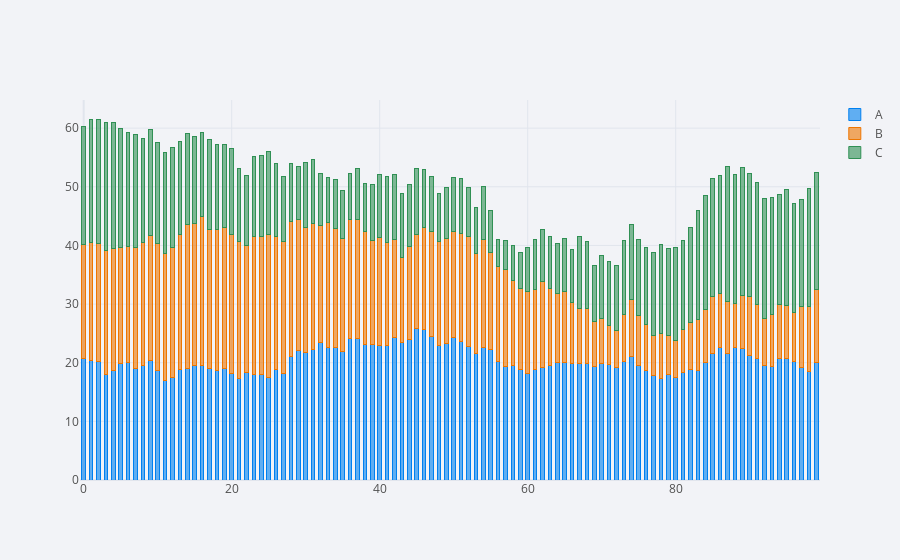

Notebook source saved alongside this figure:
### Code cell
df.iplot(kind = 'bar', barmode='stack', bargap=0.5)
